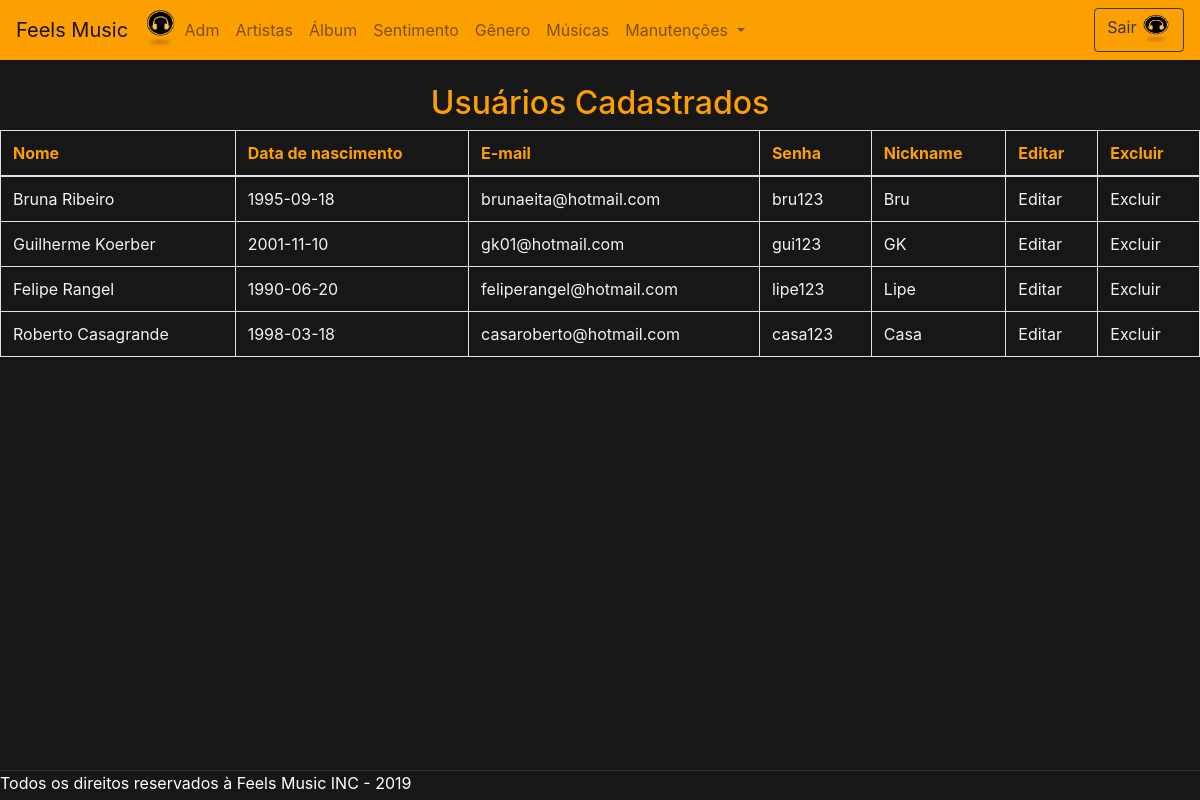
The page /pages/pages_adm/manutencao.php (signed in) on the database its author committed.
### tables this page shows
CREATE TABLE IF NOT EXISTS `usuario` (
  `idusuario` INT AUTO_INCREMENT NOT NULL,
  `nome` VARCHAR(45) NOT NULL,
  `data_nascimento` DATE NOT NULL,
  `email` VARCHAR(80) NOT NULL,
  `senha` VARCHAR(50) NOT NULL,
  `nickname` VARCHAR(80) NOT NULL,
  `tipo_usuario_idtipo_usuario1` INT NOT NULL,
  `sentimento_idsentimento` INT NOT NULL,
  PRIMARY KEY (`idusuario`),
  INDEX `fk_usuario_tipo_usuario1_idx` (`tipo_usuario_idtipo_usuario1` ASC),
  INDEX `fk_usuario_sentimento1_idx` (`sentimento_idsentimento` ASC),
  CONSTRAINT `fk_usuario_tipo_usuario1`
    FOREIGN KEY (`tipo_usuario_idtipo_usuario1`)
    REFERENCES `tipo_usuario` (`idtipo_usuario`)
    ON DELETE NO ACTION
    ON UPDATE NO ACTION,
  CONSTRAINT `fk_usuario_sentimento1`
    FOREIGN KEY (`sentimento_idsentimento`)
    REFERENCES `sentimento` (`idsentimento`)
    ON DELETE NO ACTION
    ON UPDATE NO ACTION);

### pages/pages_adm/manutencao.php (the view, shortened to what this page needs)
<?php
include("../../includes/nav.php");?>
<!DOCTYPE html>
<html lang="en" dir="ltr">
  <head>
  </head>
  <body>
    <br>
    <center>
      <h2>Usuários Cadastrados</h2>
      <table class="table table-bordered">
        <thead>
          <tr>
            <th scope="col">Nome</th>
            <th scope="col">Data de nascimento</th>
            <th scope="col">E-mail</th>
            <th scope="col">Senha</th>
            <th scope="col">Nickname</th>
            <th scope="col">Editar</th>
            <th scope="col">Excluir</th>
          </tr>
        </thead>
        <?php
          $conexao = mysqli_connect("localhost","root","","bancofeelsmusic");
          $query = mysqli_query($conexao,"SELECT * FROM usuario");
          $arrFM = mysqli_fetch_all($query, MYSQLI_ASSOC);
        ?>
        <?php
        foreach ($arrFM as $key => $value){
            echo "<tr>";
                echo "<td>". $value["nome"] . "</td>";
                echo "<td>". $value["data_nascimento"] . "</td>";
                echo "<td>". $value["email"] . "</td>";
                echo "<td>". $value["senha"] . "</td>";
                echo "<td>". $value["nickname"] . "</td>";
                echo "<td><a href='../pages_usuario/cadastro.php?id=".$value['idusuario']."'>Editar</a></td>";
                echo "<td><a href='../pages_usuario/cadastro.php?id=".$value['idusuario']."&excluir=true'>Excluir</button></td>";
            echo  "</tr>";
        }
        ?>
       </table>
      </center>
  </body>
  <br>
 <footer class="fixar-rodape">
  Todos os direitos reservados à Feels Music INC - 2019
 </footer>
</html>

### includes/nav.php (style rules this page uses)
body { background-color: #171717; }
footer.fixar-rodape { border-top: 1px solid #333; bottom: 0; left: 0; height: 30px; position: fixed; width: 100%; background: #171717; color: #ffffff; }

### pages/pages_adm/manutencao.php (style rules this page uses)
body { background-color: #171717; }
h2,th { color: #FC9F01 }
td,a { color:#F2F2F2 }
footer.fixar-rodape { border-top: 1px solid #333; bottom: 0; left: 0; height: 30px; position: fixed; width: 100%; background: #171717; color: #ffffff; }

### rows shown on the page
usuario: nome "Bruna Ribeiro", data_nascimento "1995-09-18", email "brunaeita@hotmail.com", senha "bru123", nickname "Bru"
usuario: nome "Guilherme Koerber", data_nascimento "2001-11-10", email "gk01@hotmail.com", senha "gui123", nickname "GK"
usuario: nome "Felipe Rangel", data_nascimento "1990-06-20", email "feliperangel@hotmail.com", senha "lipe123", nickname "Lipe"
usuario: nome "Roberto Casagrande", data_nascimento "1998-03-18", email "casaroberto@hotmail.com", senha "casa123", nickname "Casa"
